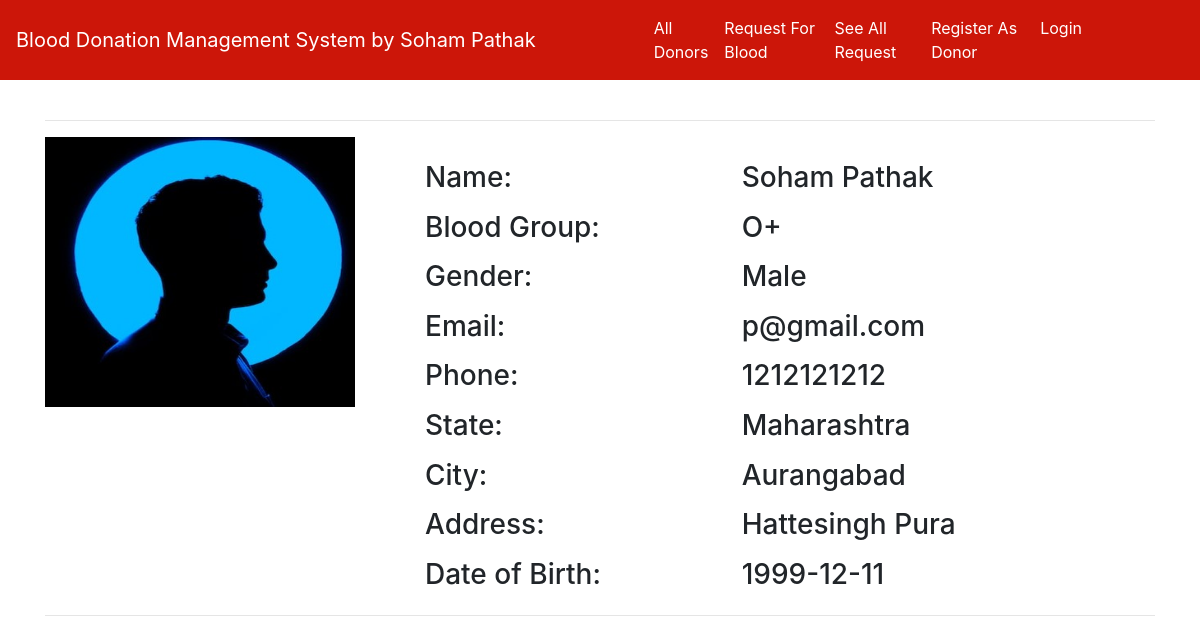
Page /donors_details/5/ on the committed database.
### home/models.py (models this page shows, shortened)
class Donor(models.Model):
    donor = models.OneToOneField(User, on_delete=models.CASCADE, blank=True, null=True)
    date_of_birth = models.CharField(max_length=100)
    phone = models.CharField(max_length=10)
    city = models.CharField(max_length=100)
    state = models.CharField(max_length=100)
    address = models.TextField(max_length=500, default="")
    blood_group = models.ForeignKey(BloodGroup, on_delete=models.CASCADE)
    gender = models.CharField(max_length=10)
    image = models.ImageField(upload_to="")
    ready_to_donate = models.BooleanField(default=True)

class BloodGroup(models.Model):
    name = models.CharField(max_length=5)
    def __str__(self):
        return self.name

### home/views.py (the view)
# urls.py: path("donors_details/<int:myid>/", views.donors_details, name="donors_details"),
def donors_details(request, myid):
    details = Donor.objects.filter(id=myid)[0]
    return render(request, "donors_details.html", {'details':details})

### home/templates/donors_details.html (shortened to what this page needs)
{% extends 'base.html' %}
{% block body %}
<div class="container">
    <hr>
    <div class="row">
        <div class="col-md-4">
            <div class="profile-img">
                <img src="{{details.image.url}}" alt="" width="310px" height="270px">
            </div>
        </div>
        <div class="col-md-8">
            <div class="profile-tab">
                <div class="tab-pane">
                    <br>
                    <div class="row">
                        <div class="col-md-5">
                            <h3>Name:</h3>
                        </div>
                        <div class="col-md-6">
                            <h3>{{details.donor.get_full_name}}</h3>
                        </div>
                    </div>
                    <div class="row mt-2">
                        <div class="col-md-5">
                            <h3>Blood Group:</h3>
                        </div>
                        <div class="col-md-6">
                            <h3>{{details.blood_group}}</h3>
                        </div>
                    </div>
                    <div class="row mt-2">
                        <div class="col-md-5">
                            <h3>Gender:</h3>
                        </div>
                        <div class="col-md-6">
                            <h3>{{details.gender}}</h3>
                        </div>
                    </div>
                    <div class="row mt-2">
                        <div class="col-md-5">
                            <h3>Email:</h3>
                        </div>
                        <div class="col-md-6">
                            <h3>{{details.donor.email}}</h3>
                        </div>
                    </div>
                    <div class="row mt-2">
                        <div class="col-md-5">
                            <h3>Phone:</h3>
                        </div>
                        <div class="col-md-6">
                            <h3>{{details.phone}}</h3>
                        </div>
                    </div>
                    <div class="row mt-2">
                        <div class="col-md-5">
                            <h3>State:</h3>
                        </div>
                        <div class="col-md-6">
                            <h3>{{details.state}}</h3>
                        </div>
                    </div>
                    <div class="row mt-2">
                        <div class="col-md-5">
                            <h3>City:</h3>
                        </div>
                        <div class="col-md-6">
                            <h3>{{details.city}}</h3>
                        </div>
                    </div>
                    <div class="row mt-2">
                        <div class="col-md-5">
                            <h3>Address:</h3>
                        </div>
                        <div class="col-md-6">
                            <h3>{{details.address}}</h3>
                        </div>
                    </div>
                    <div class="row mt-2">
                        <div class="col-md-5">
                            <h3>Date of Birth:</h3>
                        </div>
                        <div class="col-md-6">
                            <h3>{{details.date_of_birth}}</h3>
                        </div>
                    </div>
                </div>
            </div>
        </div>
    </div>
    <hr>
</div>
{% endblock %}

### home/templates/base.html (shortened to what this page needs)
<!doctype html>
<html lang="en">
<head>
    <link rel="stylesheet" href="https://stackpath.bootstrapcdn.com/bootstrap/4.5.0/css/bootstrap.min.css"
>
</head>
<body>
    <nav class="navbar navbar-expand-lg navbar-dark sticky-top">
        <a class="navbar-brand" href="/">Blood Donation Management System by Soham Pathak</a>
        <div class="collapse navbar-collapse" id="navbarNavAltMarkup">
            <div class="container w-75">
            <div class="navbar-nav">
                {% if request.user.is_authenticated %}
                <a class="nav-item nav-link active" href="/profile/">Profile</a>
                <a class="nav-item nav-link active" href="/edit_profile/">Edit Profile</a>
                <a class="nav-item nav-link active" href="/see_all_request/">See All Request</a>
                <a class="nav-item nav-link active" href="/logout/">Logout</a>
                {% else %}
                <a class="nav-item nav-link active" href="/">All Donors</a>
                <a class="nav-item nav-link active" href="/request_blood/">Request For Blood</a>
                <a class="nav-item nav-link active" href="/see_all_request/">See All Request</a>
                <a class="nav-item nav-link active" href="/become_donor/">Register As Donor</a>
                <a class="nav-item nav-link active" href="/login/">Login</a>
                {% endif %}
            </div>
        </div>
        </div>
    </nav><br>
        {% block body %}
        {% endblock %}
</body>
</html>

### home/templates/base.html (style rules this page uses)
.navbar { background-color: #cc1609; }

### rows in the picture
Donor: image (picture), donor.get_full_name "Soham Pathak", blood_group "O+", gender "Male", donor.email "p@gmail.com", phone "1212121212", state "Maharashtra", city "Aurangabad", address "Hattesingh Pura", date_of_birth "1999-12-11"
